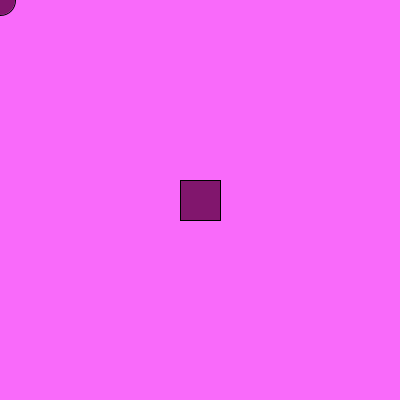
Frame 1 (no input)
Frame 60 (the mouse pressed at the canvas centre just before this capture): identical to frame 1, image omitted
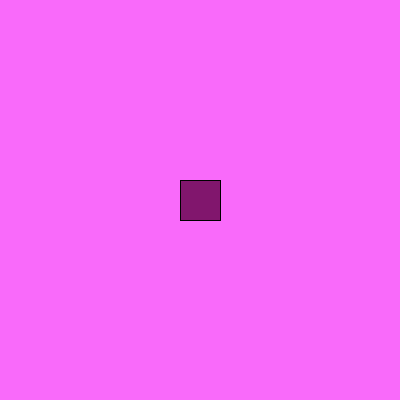
Frame 120 (the mouse held since frame 60 and released just before this capture)

The Processing sketch that drew these frames (run headless with seeded random() and noise(); from frame 60 on, the mouse is pressed at the canvas centre):

// Processing sketch: Ejercicio17
// ── Ejercicio17.pde
float posicionX,posicionY,tesoroX,tesoroY;
float distancia;
void setup(){
  size(400,400);
  tesoroX=width/2;
  tesoroY=height/2;
}
void draw(){
  background(#F96AFA);
  movimiento();
  display();
  mostrarDistancia();
}
void movimiento(){
  posicionX=mouseX;
  posicionY=mouseY;
}
void display(){
  fill(#81166D);
  circle(posicionX,posicionY,30);
  rectMode(CENTER);
  rect(tesoroX,tesoroY,40,40);
}
void mostrarDistancia(){
  distancia=dist(posicionX,posicionY,tesoroX,tesoroY);
  println("la distancia es "+distancia);
  if(distancia<30){
    println("¡Felicidades! encontraste el tesoro :) ");
  }
}
